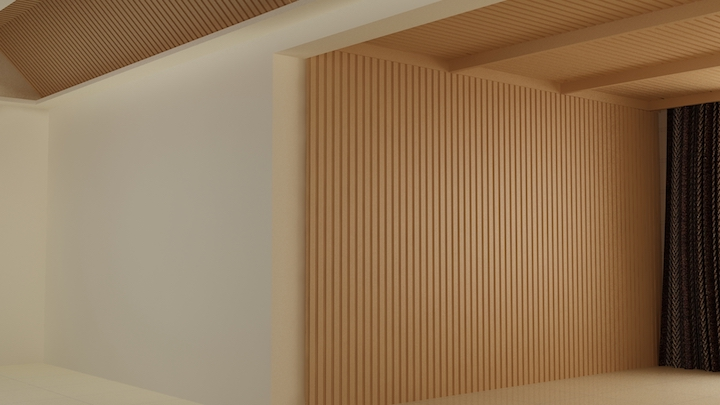
#> input picture Wall Segmentation/input/wallpaper.jpg, 720 x 405 px
$ jupyter execute 'Wall Segmentation.ipynb'   (shell and % lines are left out)
#> lines starting #> are read from the running program, lines starting #| are printed output that depends on the picture
[cell 1]
import cv2
from matplotlib import pyplot as plt

og = cv2.imread("./input/wallpaper.jpg")
#> og is the input picture: shape (405, 720, 3); mean B, G, R 87.9, 117.8, 144.7
plt.figure(figsize=(10, 8))
plt.imshow(og)
plt.show()

gray = cv2.cvtColor(og,cv2.COLOR_BGR2GRAY)
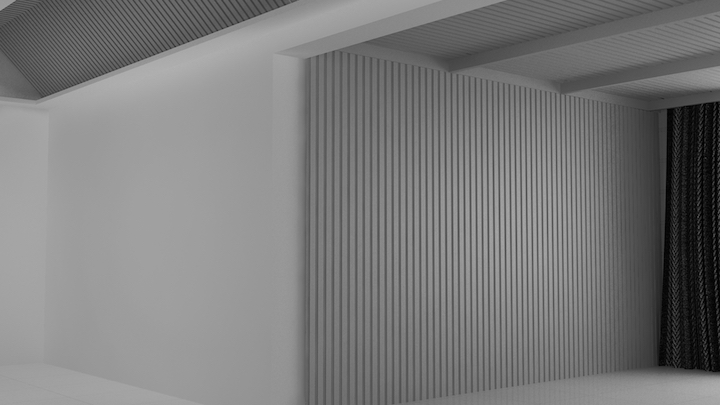
#> gray: shape (405, 720); min 1, max 178, mean 122.4
edged = cv2.Canny(gray, 50, 100)
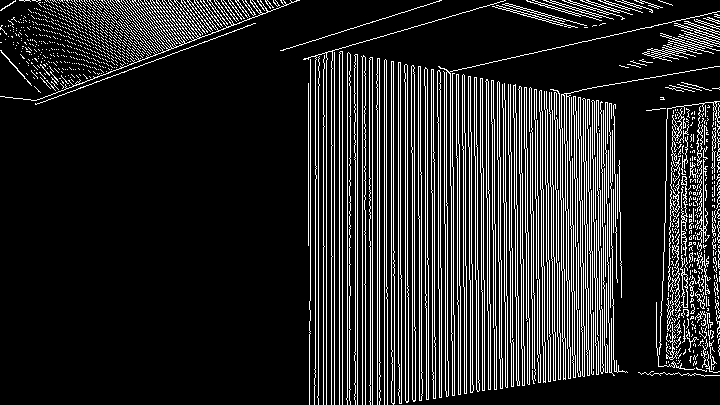
#> edged: shape (405, 720); 15.2% white in thin lines or dots

plt.figure(figsize=(10, 8))
plt.imshow(edged,cmap = "gray")
plt.show()

$ run again, with Wall Segmentation/input/new1.jpg copied over Wall Segmentation/input/wallpaper.jpg
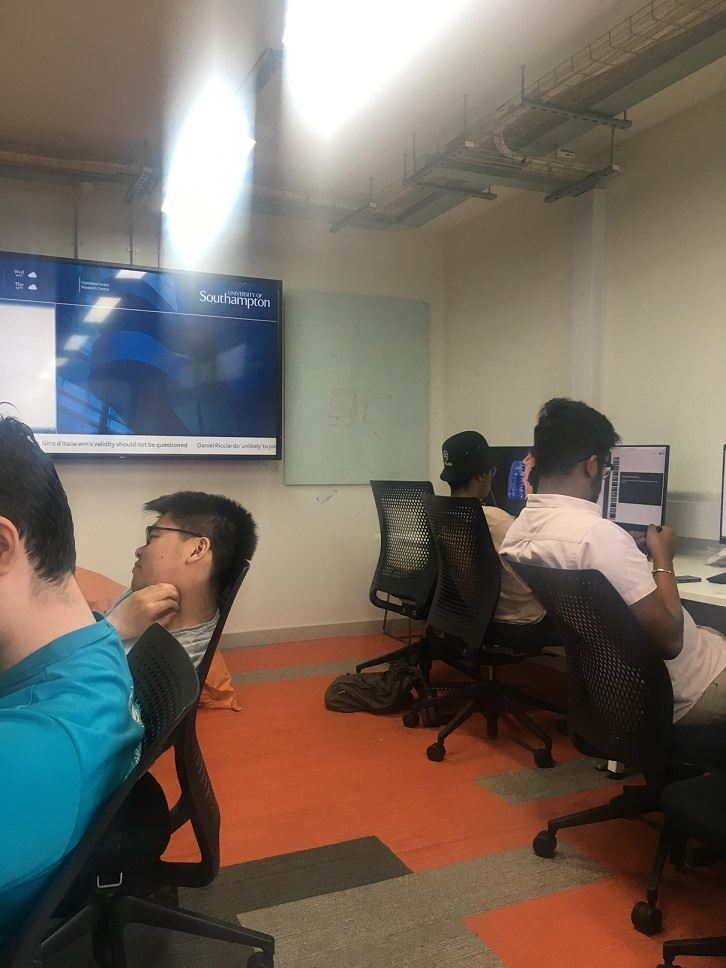
#> input picture Wall Segmentation/input/new1.jpg, 726 x 968 px
#> og is the input picture: shape (968, 726, 3); mean B, G, R 96.2, 105.9, 116.3
#> `gray = cv2.cvtColor(og,cv2.COLOR_BGR2GRAY)`:
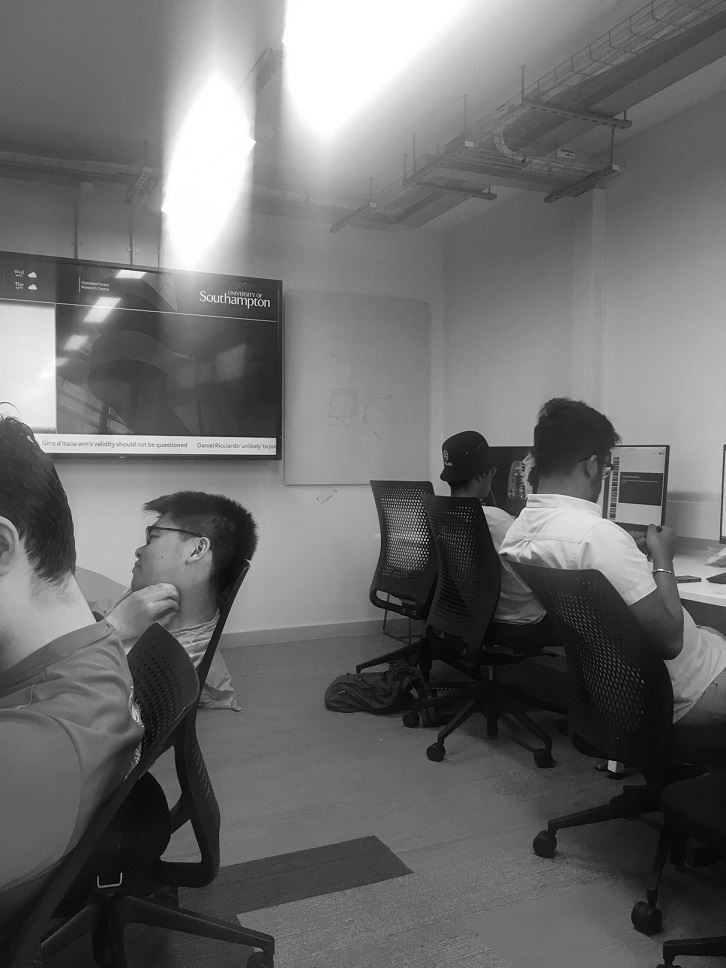
#> gray: shape (968, 726); min 0, max 255, mean 107.9
#> `edged = cv2.Canny(gray, 50, 100)`:
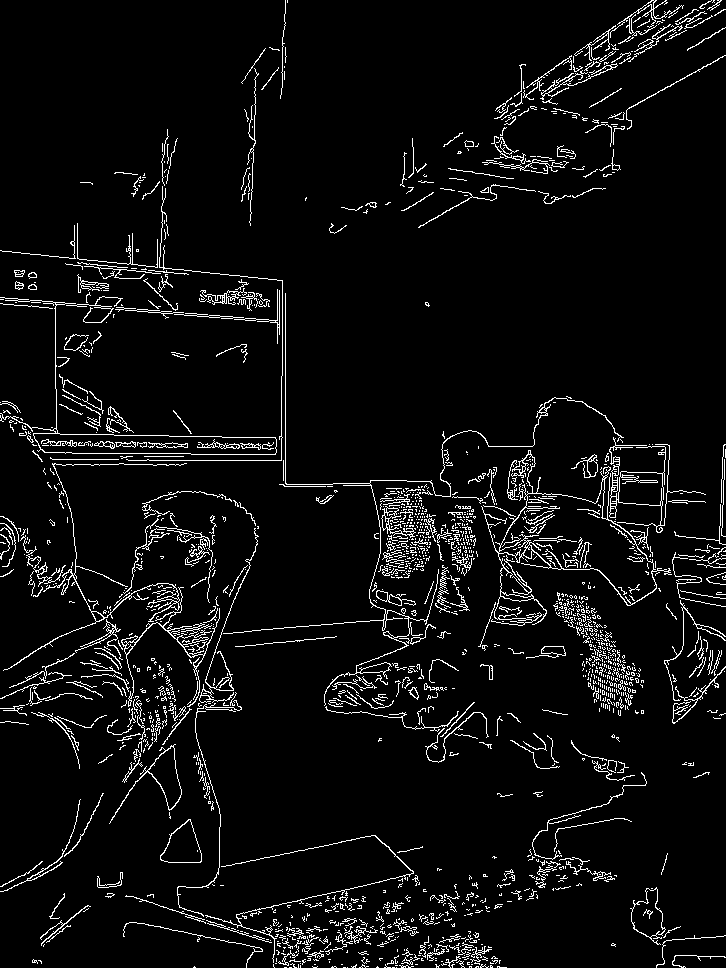
#> edged: shape (968, 726); 5.4% white in thin lines or dots
